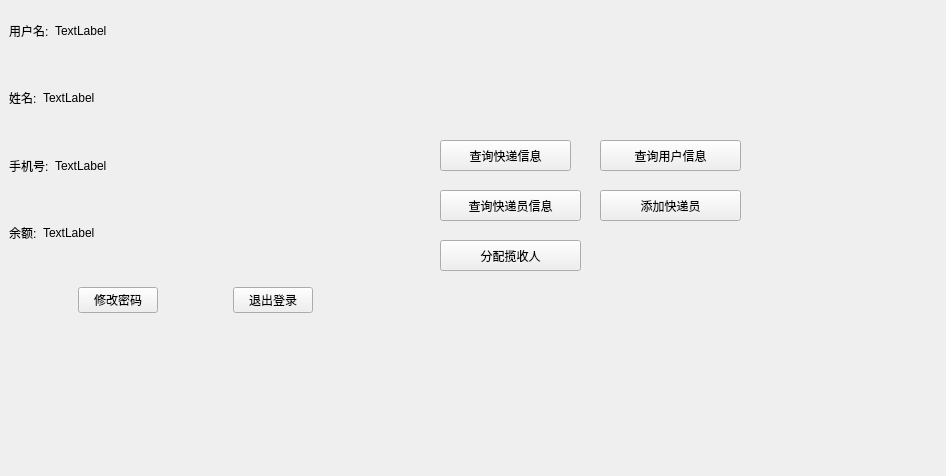
<?xml version="1.0" encoding="UTF-8"?>
<ui version="4.0">
 <class>AdminWindow</class>
 <widget class="QWidget" name="AdminWindow">
  <property name="geometry">
   <rect>
    <x>0</x>
    <y>0</y>
    <width>946</width>
    <height>476</height>
   </rect>
  </property>
  <property name="windowTitle">
   <string>Form</string>
  </property>
  <widget class="QWidget" name="widget_5" native="true">
   <property name="geometry">
    <rect>
     <x>0</x>
     <y>0</y>
     <width>391</width>
     <height>331</height>
    </rect>
   </property>
   <layout class="QVBoxLayout" name="verticalLayout">
    <item>
     <widget class="QWidget" name="widget" native="true">
      <layout class="QHBoxLayout" name="horizontalLayout">
       <item>
        <widget class="QLabel" name="label">
         <property name="text">
          <string>用户名:</string>
         </property>
        </widget>
       </item>
       <item>
        <widget class="QLabel" name="Username_Line">
         <property name="sizePolicy">
          <sizepolicy hsizetype="Preferred" vsizetype="Preferred">
           <horstretch>20</horstretch>
           <verstretch>0</verstretch>
          </sizepolicy>
         </property>
         <property name="text">
          <string>TextLabel</string>
         </property>
        </widget>
       </item>
      </layout>
     </widget>
    </item>
    <item>
     <widget class="QWidget" name="widget_2" native="true">
      <layout class="QHBoxLayout" name="horizontalLayout_2">
       <item>
        <widget class="QLabel" name="label_3">
         <property name="text">
          <string>姓名:</string>
         </property>
        </widget>
       </item>
       <item>
        <widget class="QLabel" name="Name_Line">
         <property name="sizePolicy">
          <sizepolicy hsizetype="Preferred" vsizetype="Preferred">
           <horstretch>20</horstretch>
           <verstretch>0</verstretch>
          </sizepolicy>
         </property>
         <property name="text">
          <string>TextLabel</string>
         </property>
        </widget>
       </item>
      </layout>
     </widget>
    </item>
    <item>
     <widget class="QWidget" name="widget_4" native="true">
      <layout class="QHBoxLayout" name="horizontalLayout_4">
       <item>
        <widget class="QLabel" name="label_7">
         <property name="text">
          <string>手机号:</string>
         </property>
        </widget>
       </item>
       <item>
        <widget class="QLabel" name="PhoneNum_Line">
         <property name="sizePolicy">
          <sizepolicy hsizetype="Preferred" vsizetype="Preferred">
           <horstretch>20</horstretch>
           <verstretch>0</verstretch>
          </sizepolicy>
         </property>
         <property name="text">
          <string>TextLabel</string>
         </property>
        </widget>
       </item>
      </layout>
     </widget>
    </item>
    <item>
     <widget class="QWidget" name="widget_3" native="true">
      <layout class="QHBoxLayout" name="horizontalLayout_3">
       <item>
        <widget class="QLabel" name="label_5">
         <property name="text">
          <string>余额:</string>
         </property>
        </widget>
       </item>
       <item>
        <widget class="QLabel" name="Balance_Line">
         <property name="sizePolicy">
          <sizepolicy hsizetype="Preferred" vsizetype="Preferred">
           <horstretch>20</horstretch>
           <verstretch>0</verstretch>
          </sizepolicy>
         </property>
         <property name="text">
          <string>TextLabel</string>
         </property>
        </widget>
       </item>
      </layout>
     </widget>
    </item>
    <item>
     <widget class="QWidget" name="widget_6" native="true">
      <layout class="QHBoxLayout" name="horizontalLayout_5">
       <item>
        <spacer name="horizontalSpacer">
         <property name="orientation">
          <enum>Qt::Horizontal</enum>
         </property>
         <property name="sizeHint" stdset="0">
          <size>
           <width>41</width>
           <height>20</height>
          </size>
         </property>
        </spacer>
       </item>
       <item>
        <widget class="QPushButton" name="btn_ChangePassword">
         <property name="text">
          <string>修改密码</string>
         </property>
        </widget>
       </item>
       <item>
        <spacer name="horizontalSpacer_2">
         <property name="orientation">
          <enum>Qt::Horizontal</enum>
         </property>
         <property name="sizeHint" stdset="0">
          <size>
           <width>40</width>
           <height>20</height>
          </size>
         </property>
        </spacer>
       </item>
       <item>
        <widget class="QPushButton" name="btn_Exit">
         <property name="text">
          <string>退出登录</string>
         </property>
        </widget>
       </item>
       <item>
        <spacer name="horizontalSpacer_3">
         <property name="orientation">
          <enum>Qt::Horizontal</enum>
         </property>
         <property name="sizeHint" stdset="0">
          <size>
           <width>41</width>
           <height>20</height>
          </size>
         </property>
        </spacer>
       </item>
      </layout>
     </widget>
    </item>
   </layout>
  </widget>
  <widget class="QPushButton" name="btn_SearchPkg">
   <property name="geometry">
    <rect>
     <x>440</x>
     <y>140</y>
     <width>131</width>
     <height>31</height>
    </rect>
   </property>
   <property name="text">
    <string>查询快递信息</string>
   </property>
  </widget>
  <widget class="QPushButton" name="btn_SearchUser">
   <property name="geometry">
    <rect>
     <x>600</x>
     <y>140</y>
     <width>141</width>
     <height>31</height>
    </rect>
   </property>
   <property name="text">
    <string>查询用户信息</string>
   </property>
  </widget>
  <widget class="QPushButton" name="btn_SearchCollector">
   <property name="geometry">
    <rect>
     <x>440</x>
     <y>190</y>
     <width>141</width>
     <height>31</height>
    </rect>
   </property>
   <property name="text">
    <string>查询快递员信息</string>
   </property>
  </widget>
  <widget class="QPushButton" name="btn_AddCollector">
   <property name="geometry">
    <rect>
     <x>600</x>
     <y>190</y>
     <width>141</width>
     <height>31</height>
    </rect>
   </property>
   <property name="text">
    <string>添加快递员</string>
   </property>
  </widget>
  <widget class="QPushButton" name="btn_Distribute">
   <property name="geometry">
    <rect>
     <x>440</x>
     <y>240</y>
     <width>141</width>
     <height>31</height>
    </rect>
   </property>
   <property name="text">
    <string>分配揽收人</string>
   </property>
  </widget>
 </widget>
 <resources/>
 <connections/>
</ui>
